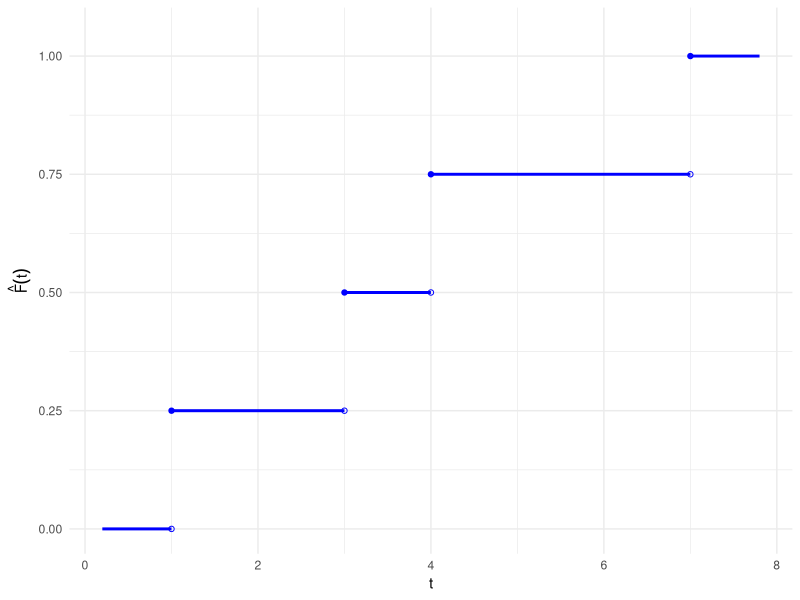
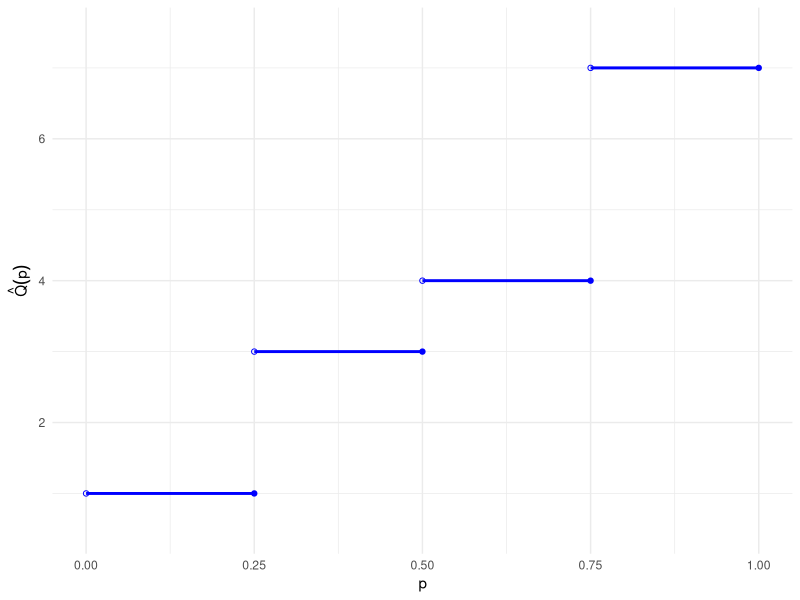

Here is the R script that generated these plots, in order:
## ---- chunk 1
#| fig-width: 5
#| fig-height: 4
x <- c(4, 1, 7, 3)
n <- length(x)
x_ord <- sort(x)
p_ord <- seq_len(n) / n
ecdf_x_padding <- 0.8
x_min <- min(x_ord) - ecdf_x_padding
x_max <- max(x_ord) + ecdf_x_padding

x_left <- c(x_min, x_ord)
x_right <- c(x_ord, x_max)
f_levels <- c(0, p_ord)

ecdf_pieces <- data.frame(x = x_left, xend = x_right, y = f_levels)
ecdf_open <- data.frame(x = x_ord, y = f_levels[seq_len(n)])
ecdf_closed <- data.frame(x = x_ord, y = f_levels[seq_len(n) + 1])

ggplot2::ggplot() +
  ggplot2::geom_segment(
    ggplot2::aes(x = x, xend = xend, y = y, yend = y),
    data = ecdf_pieces, linewidth = 1, color = "blue"
  ) +
  ggplot2::geom_point(
    ggplot2::aes(x = x, y = y), data = ecdf_open, shape = 1, color = "blue"
  ) +
  ggplot2::geom_point(
    ggplot2::aes(x = x, y = y), data = ecdf_closed, shape = 19, color = "blue"
  ) +
  ggplot2::coord_cartesian(xlim = c(x_min, x_max), ylim = c(0, 1.05)) +
  ggplot2::labs(x = "t", y = expression(hat(plain("F"))(t))) +
  ggplot2::theme_minimal()
## ---- chunk 2
#| fig-width: 5
#| fig-height: 4
eqf_y_padding <- 0.5
q_left <- c(0, p_ord[-n])
q_right <- p_ord
eqf_pieces <- data.frame(x = q_left, xend = q_right, y = x_ord)

ggplot2::ggplot(eqf_pieces) +
  ggplot2::geom_segment(
    ggplot2::aes(x = x, xend = xend, y = y, yend = y),
    linewidth = 1, color = "blue"
  ) +
  ggplot2::geom_point(ggplot2::aes(x = x, y = y), shape = 1, color = "blue") +
  ggplot2::geom_point(
    ggplot2::aes(x = xend, y = y), shape = 19, color = "blue"
  ) +
  ggplot2::coord_cartesian(
    xlim = c(0, 1),
    ylim = c(min(x_ord) - eqf_y_padding, max(x_ord) + eqf_y_padding)
  ) +
  ggplot2::labs(x = "p", y = expression(hat(Q)(p))) +
  ggplot2::theme_minimal()
